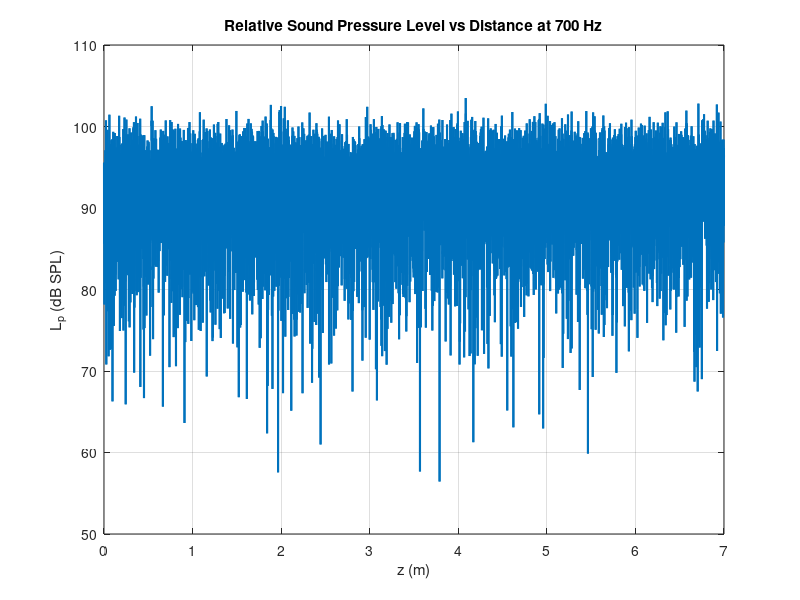
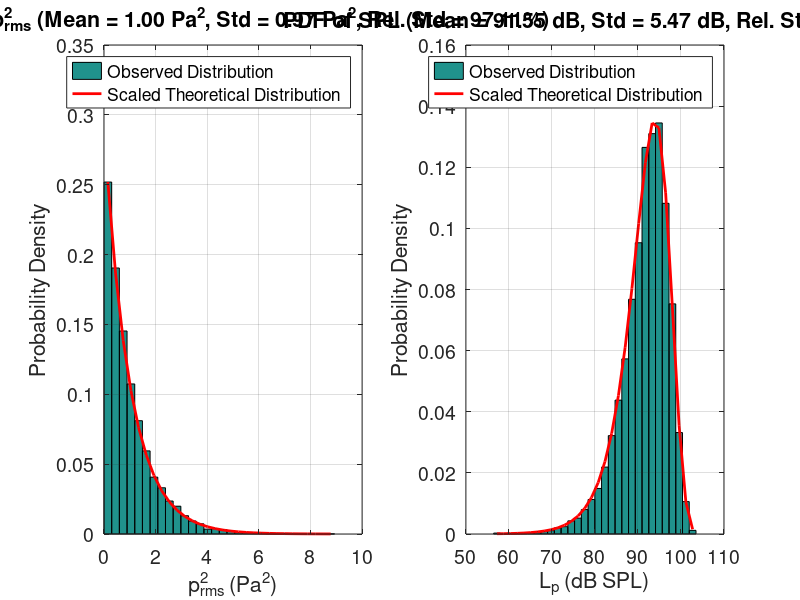
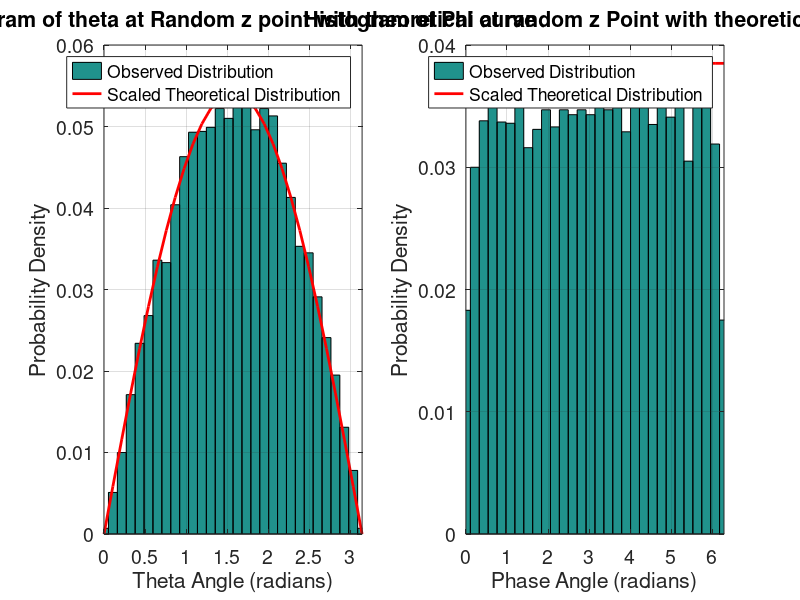
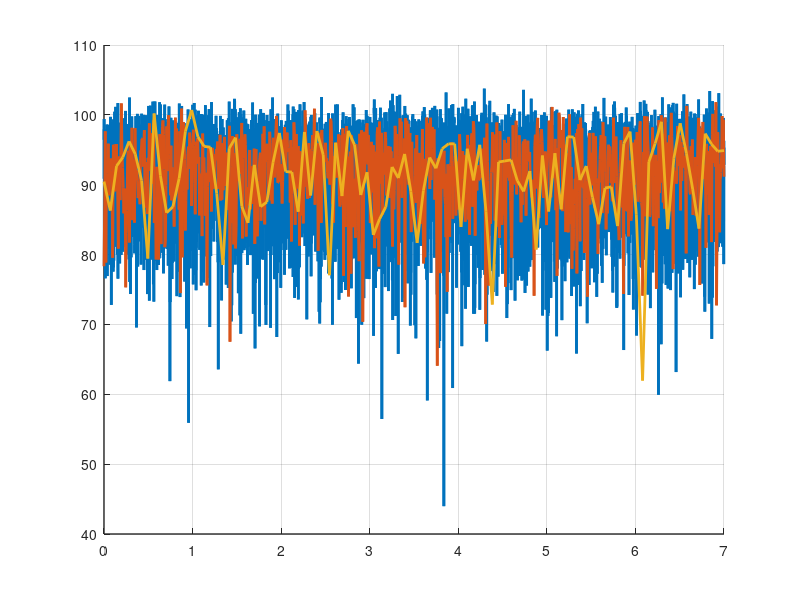

The MATLAB source for these figures, in order: (Note: this script raises an error after producing the figures.)
%% function

Nwaves = 10000; % amount of plane waves for each point
Npoints = 10000; % space points
Lz = 7;        % z length room (m)
c = 343;       % (m/s)
f = 700;       % (Hz)
omega = 2 * pi * f ;
k = omega / c;

z_values = linspace(0, Lz, Npoints); % space points
p2_values = zeros(size(z_values));

phi_random = [];
theta_random = [];

rand_idx = randi([1, Npoints]);

for idx = 1:length(z_values)
    r = z_values(idx);
    phi_i = rand(1, Nwaves) * 2 * pi; 
    theta_i = acos(2 * rand(1, Nwaves) - 1); 
    
    if idx == rand_idx
        phi_random = phi_i;
        theta_random = theta_i;
    end
    
    sum_exp = sum(exp(-1j * (k * r * cos(theta_i) + phi_i))); 
    p2_values(idx) = (1/Nwaves) * abs(sum_exp)^2;
end

fprintf('Size of p2_values array: %d x %d\n', size(p2_values,1), size(p2_values,2));

p_ref = 2 * 10^(-5);
pref_sq = p_ref^2;

% Plot SPL in dB
figure;
plot(z_values, 10*log10(p2_values / pref_sq), 'LineWidth', 1.5);
grid on;
title('Relative Sound Pressure Level vs Distance at 700 Hz');
xlabel('z (m)');
ylabel('L_p (dB SPL)');

%% Compute pressure-related statistics
p2_rms = p2_values; % p^2_{rms} is simply p2_values

mean_p2 = mean(p2_rms); % Expectation of mean square pressure
mean_p = sqrt(mean_p2); % mean of p_rms
std_p = std(sqrt(p2_rms)); % std of p_rms
rel_std_p = std_p / mean_p * 100; 

Lp_values = 20 * log10(sqrt(p2_rms) / p_ref); % Convert p_rms to SPL in dB
mean_Lp = mean(Lp_values);
std_Lp = std(Lp_values);
rel_std_Lp = std_Lp / mean_Lp * 100;  % Relative standard deviation for Lp
L0 = 10 * log10(mean_p2 / (p_ref^2)); % Reference pressure level

% Compute standard deviation and relative standard deviation for p^2_rms
std_p2_rms = std(p2_rms);
rel_std_p2_rms = std_p2_rms / mean_p2 * 100;  % Relative standard deviation for p^2_rms

N_bins = 30;

% Compute histograms for PDFs
[p2_rms_hist, p2_rms_bins] = hist(p2_rms, N_bins); % Using p^2_rms
p2_rms_hist_normalized = p2_rms_hist / sum(p2_rms_hist);

[Lp_hist, Lp_bins] = hist(Lp_values, N_bins);
Lp_hist_normalized = Lp_hist / sum(Lp_hist);

% Theoretical distributions
p2_rms_pdf_theoretical = (1 / mean_p2) * exp(-p2_rms_bins / mean_p2);
p2_rms_pdf_theoretical_scaled = (p2_rms_pdf_theoretical / max(p2_rms_pdf_theoretical)) * max(p2_rms_hist_normalized);

Lp_pdf_theoretical = (log(10)/10) * exp((log(10)/10) * (Lp_bins - L0) - exp((log(10)/10) * (Lp_bins - L0)));
Lp_pdf_theoretical_scaled = (Lp_pdf_theoretical / max(Lp_pdf_theoretical)) * max(Lp_hist_normalized);

% Create a figure for probability functions
figure;

% Plot p^2_rms probability function
subplot(1, 2, 1);
bar(p2_rms_bins, p2_rms_hist_normalized, 'hist');
hold on;
plot(p2_rms_bins, p2_rms_pdf_theoretical_scaled, 'r', 'LineWidth', 2);
grid on;
title(['PDF of p^2_{rms} (Mean = ' num2str(mean_p2, '%.2f') ' Pa^2, Std = ' num2str(std_p2_rms, '%.2f') ' Pa^2, Rel. Std = ' num2str(rel_std_p2_rms, '%.2f') '%)']);
xlabel('p^2_{rms} (Pa^2)', 'FontSize', 14);
ylabel('Probability Density', 'FontSize', 14);
legend('Observed Distribution', 'Scaled Theoretical Distribution', 'FontSize', 12);
set(gca, 'FontSize', 14);

% Plot SPL probability function
subplot(1, 2, 2);
bar(Lp_bins, Lp_hist_normalized, 'hist');
hold on;
plot(Lp_bins, Lp_pdf_theoretical_scaled, 'r', 'LineWidth', 2);
grid on;
title(['PDF of SPL (Mean = ' num2str(mean_Lp, '%.2f') ' dB, Std = ' num2str(std_Lp, '%.2f') ' dB, Rel. Std = ' num2str(rel_std_Lp, '%.2f') '%)']);
xlabel('L_p (dB SPL)', 'FontSize', 14);
ylabel('Probability Density', 'FontSize', 14);
legend('Observed Distribution', 'Scaled Theoretical Distribution', 'FontSize', 12);
set(gca, 'FontSize', 14);

% Compute statistics on phi and theta
theta_bins = linspace(0, pi, N_bins);
theta_hist = hist(theta_random, theta_bins);
theta_hist_normalized = theta_hist / sum(theta_hist);
max_theta_hist = max(theta_hist_normalized);
theta_pdf_theoretical = sin(theta_bins) / 2;
theta_pdf_theoretical_scaled = (theta_pdf_theoretical / max(theta_pdf_theoretical)) * max_theta_hist;

phi_bins = linspace(0, 2*pi, N_bins);
phi_hist = hist(phi_random, phi_bins);
phi_hist_normalized = phi_hist / sum(phi_hist);
max_phi_hist = max(phi_hist_normalized);
phi_pdf_theoretical = ones(size(phi_bins)) / (2*pi);
phi_pdf_theoretical_scaled = (phi_pdf_theoretical / max(phi_pdf_theoretical)) * max_phi_hist;

% Create a figure for theta and phi probability functions
figure;

% Plot theta histogram
subplot(1, 2, 1);
bar(theta_bins, theta_hist_normalized, 'hist');
hold on;
plot(theta_bins, theta_pdf_theoretical_scaled, 'r', 'LineWidth', 2);
grid on;
title('Histogram of theta at Random z point with theoretical curve');
xlabel('Theta Angle (radians)', 'FontSize', 14);
xlim([0 pi]);
ylabel('Probability Density', 'FontSize', 14);
legend('Observed Distribution', 'Scaled Theoretical Distribution', 'FontSize', 12);
set(gca, 'FontSize', 14);

% Plot phi histogram
subplot(1, 2, 2);
bar(phi_bins, phi_hist_normalized, 'hist');
hold on;
plot(phi_bins, phi_pdf_theoretical_scaled, 'r', 'LineWidth', 2);
grid on;
title('Histogram of Phi at random z Point with theoretical curve');
xlabel('Phase Angle (radians)', 'FontSize', 14);
xlim([0 2*pi]);
ylabel('Probability Density', 'FontSize', 14);
legend('Observed Distribution', 'Scaled Theoretical Distribution', 'FontSize', 12);
set(gca, 'FontSize', 14);

%% OLD VERSION OF STATS PART

% p_ref = 2 * 10^(-5);
% 
% % Relative sound pressure level (SPL)
% figure;
% plot(z_values, 10*log10(p2_values / (p_ref)^2), 'LineWidth', 1.5);
% grid on;
% title('Relative Sound Pressure Level vs Distance at 700 Hz');
% xlabel('z (m)');
% ylabel('L_p (dB SPL)');
% 
% % stats
% mean_p2 = mean(p2_values);
% std_p2 = std(p2_values);
% rel_std_p2 = std_p2 / mean_p2 * 100; % relative std (%)
% 
% mean_p2_dB = mean(10*log10(p2_values / (p_ref)^2));
% std_p2_dB = std(10*log10(p2_values / (p_ref)^2));
% rel_std_p2_dB = std_p2_dB / mean_p2_dB * 100; % relative std (%)
% 
% % Histograms (p2 and dB) for one sound field
% N_bins = 30;
% figure;
% hist(p2_values, N_bins);
% grid on;
% title(['Histogram of p_2 values across spatial points ' ...
%     '(Mean = ' num2str(mean_p2, '%.2f') ' Pa, Std = ' num2str(std_p2, '%.2f') ...
%     ' Pa, Rel. Std = ' num2str(rel_std_p2, '%.2f') ' %)']);
% xlabel('p_2 values');
% ylabel('Counts');
% 
% figure;
% hist(10*log10(p2_values / (p_ref)^2), N_bins);
% grid on;
% title(['Histogram of SPL across spatial points ' ...
%     '(Mean = ' num2str(10*log10(mean_p2_dB / (p_ref)^2), '%.2f') ' dB, ' ...
%     'Std = ' num2str(10*log10(std_p2_dB / (p_ref)^2), '%.2f') ' dB, ' ...
%     'Rel. Std = ' num2str(rel_std_p2_dB, '%.2f') '%)']);
% xlabel('L_p (dB SPL)');
% ylabel('Counts');


%% plot 2 Npoints config

% Define parameters
Lz = 7;        % z length room (m)
c = 343;       % speed of sound (m/s)
f = 700;       % frequency (Hz)
omega = 2 * pi * f;
k = omega / c;

% Reference pressure
p_ref = 2 * 10^(-5);
pref_sq = p_ref^2;

% Create a figure
figure;
hold on;

% Define the two combinations of Npoints and Nwaves
Npoints_values = [10000, 1000 , 100];  % Npoints values for plotting
Nwaves = 10000;  % Keep Nwaves constant for simplicity

% Loop through both Npoints values and plot
for i = 1:length(Npoints_values)
    Npoints = Npoints_values(i);  % Current Npoints value
    
    % Define the z-values and p2_values array for the current combination
    z_vals = linspace(0, Lz, Npoints);
    p2_vals = zeros(size(z_vals));
    
    % Loop over each point to calculate pressure values
    for idx = 1:length(z_vals)
        r = z_vals(idx);
        phi_i = rand(1, Nwaves) * 2 * pi; 
        theta_i = acos(2 * rand(1, Nwaves) - 1); 

        sum_exp = sum(exp(-1j * (k * r * cos(theta_i) + phi_i))); 
        p2_vals(idx) = (1/Nwaves) * abs(sum_exp)^2;
    end
    
    % Plot the results in dB SPL
    plot(z_vals, 10*log10(p2_vals / pref_sq), 'LineWidth', 2, ...
         'DisplayName', sprintf('Npoints = %d', Npoints));
end

% Add labels, title, and legend
grid on;
%title('Relative Sound Pressure Level vs Distance at 700 Hz');
set(gca, 'GridLineStyle', '-', 'LineWidth', 1); % Thicker grid lines and axis lines
ax = gca;
ax.XAxis.FontSize = 14;
ax.YAxis.FontSize = 14;
xlabel('z (m)', 'FontSize', 14);
ylabel('L_p (dB SPL)', 'FontSize', 14);
legend('show', 'FontSize', 14);
hold off;



















%% function V2

Nwaves = 100; % Amount of plane waves for each point
Npoints = 10000; % Space points
Lz = 7;        % z length room (m)
c = 343;       % (m/s)
f = 700;       % (Hz)
omega = 2 * pi * f;
k = omega / c;
M = 100;       % Number of Monte Carlo simulations per point

z_values = linspace(0, Lz, Npoints); % Space points
p2_values = zeros(size(z_values));

phi_random = [];
theta_random = [];

rand_idx = randi([1, Npoints]);

for idx = 1:length(z_values)
    r = z_values(idx);
    p2_temp = zeros(1, M);
    
    for m = 1:M
        phi_i = rand(1, Nwaves) * 2 * pi; 
        theta_i = acos(2 * rand(1, Nwaves) - 1);
        
        if idx == rand_idx && m == 1  % Store a single realization for reference
            phi_random = phi_i;
            theta_random = theta_i;
        end
        
        sum_exp = sum(exp(-1j * (k * r * cos(theta_i) + phi_i))); 
        p2_temp(m) = (1/Nwaves) * abs(sum_exp)^2;
    end
    
    p2_values(idx) = mean(p2_temp); % Average over Monte Carlo simulations
end

fprintf('Size of p2_values array: %d x %d\n', size(p2_values,1), size(p2_values,2));

p_ref = 2 * 10^(-5);
pref_sq = p_ref^2;

figure;
plot(z_values, 10*log10(p2_values / pref_sq), 'LineWidth', 1.5);
grid on;
title('Relative Sound Pressure Level vs Distance at 700 Hz');
xlabel('z (m)');
ylabel('L_p (dB SPL)');



%% plot 2 Npoints config with Monte Carlo averaging

% Define parameters
Lz = 7;        % z length room (m)
c = 343;       % speed of sound (m/s)
f = 700;       % frequency (Hz)
omega = 2 * pi * f;
k = omega / c;

% Reference pressure
p_ref = 2 * 10^(-5);
pref_sq = p_ref^2;

% Number of Monte Carlo simulations per point
M = 100;

% Create a figure
figure;
hold on;

% Define the combinations of Npoints
Npoints_values = [10000, 1000, 100];  % Npoints values for plotting
Nwaves = 100;  % Keep Nwaves constant for simplicity

% Loop through different Npoints values and plot
for i = 1:length(Npoints_values)
    Npoints = Npoints_values(i);  % Current Npoints value
    
    % Define the z-values and p2_values array for the current combination
    z_vals = linspace(0, Lz, Npoints);
    p2_vals = zeros(size(z_vals));
    
    % Loop over each point to calculate pressure values with Monte Carlo averaging
    for idx = 1:length(z_vals)
        r = z_vals(idx);
        p2_temp = zeros(1, M);
        
        for mc = 1:M
            phi_i = rand(1, Nwaves) * 2 * pi;
            theta_i = acos(2 * rand(1, Nwaves) - 1);
            
            sum_exp = sum(exp(-1j * (k * r * cos(theta_i) + phi_i)));
            p2_temp(mc) = (1/Nwaves) * abs(sum_exp)^2;
        end
        
        p2_vals(idx) = mean(p2_temp); % Average over Monte Carlo simulations
    end
    
    % Plot the results in dB SPL
    plot(z_vals, 10*log10(p2_vals / pref_sq), 'LineWidth', 2, ...
         'DisplayName', sprintf('Npoints = %d', Npoints));
end

% Add labels, title, and legend
grid on;
set(gca, 'GridLineStyle', '-', 'LineWidth', 1); % Thicker grid lines and axis lines
ax = gca;
ax.XAxis.FontSize = 14;
ax.YAxis.FontSize = 14;
xlabel('z (m)', 'FontSize', 14);
ylabel('L_p (dB SPL)', 'FontSize', 14);
legend('show', 'FontSize', 14);
hold off;
